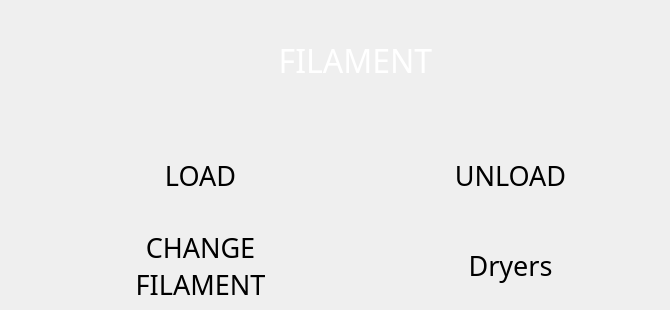
  <widget class="QWidget" name="filament_page">
   <widget class="CustomQPushButton" name="filament_unload_btn">
    <property name="geometry">
     <rect>
      <x>360</x>
      <y>140</y>
      <width>301</width>
      <height>71</height>
     </rect>
    </property>
    <property name="minimumSize">
     <size>
      <width>10</width>
      <height>10</height>
     </size>
    </property>
    <property name="font">
     <font>
      <family>Momcake</family>
      <pointsize>20</pointsize>
      <italic>false</italic>
      <stylestrategy>PreferAntialias</stylestrategy>
     </font>
    </property>
    <property name="mouseTracking">
     <bool>false</bool>
    </property>
    <property name="tabletTracking">
     <bool>true</bool>
    </property>
    <property name="contextMenuPolicy">
     <enum>Qt::NoContextMenu</enum>
    </property>
    <property name="layoutDirection">
     <enum>Qt::LeftToRight</enum>
    </property>
    <property name="styleSheet">
     <string notr="true"/>
    </property>
    <property name="text">
     <string>UNLOAD</string>
    </property>
    <property name="autoDefault">
     <bool>false</bool>
    </property>
    <property name="flat">
     <bool>true</bool>
    </property>
    <property name="class" stdset="0">
     <string>menu_btn</string>
    </property>
    <property name="borderLeftPixmap" stdset="0">
     <pixmap resource="resources/button_resources.qrc">:/button_borders/media/buttons/btn_part1.svg</pixmap>
    </property>
    <property name="borderCenterPixmap" stdset="0">
     <pixmap resource="resources/button_resources.qrc">:/button_borders/media/buttons/btn_part2.svg</pixmap>
    </property>
    <property name="borderRightPixmap" stdset="0">
     <pixmap resource="resources/button_resources.qrc">:/button_borders/media/buttons/btn_part3.svg</pixmap>
    </property>
   </widget>
   <widget class="CustomQPushButton" name="filament_load_btn">
    <property name="geometry">
     <rect>
      <x>50</x>
      <y>140</y>
      <width>301</width>
      <height>71</height>
     </rect>
    </property>
    <property name="minimumSize">
     <size>
      <width>10</width>
      <height>10</height>
     </size>
    </property>
    <property name="font">
     <font>
      <family>Momcake</family>
      <pointsize>20</pointsize>
      <italic>false</italic>
      <stylestrategy>PreferAntialias</stylestrategy>
     </font>
    </property>
    <property name="mouseTracking">
     <bool>false</bool>
    </property>
    <property name="tabletTracking">
     <bool>true</bool>
    </property>
    <property name="contextMenuPolicy">
     <enum>Qt::NoContextMenu</enum>
    </property>
    <property name="layoutDirection">
     <enum>Qt::LeftToRight</enum>
    </property>
    <property name="styleSheet">
     <string notr="true"/>
    </property>
    <property name="text">
     <string>LOAD</string>
    </property>
    <property name="autoDefault">
     <bool>false</bool>
    </property>
    <property name="flat">
     <bool>true</bool>
    </property>
    <property name="class" stdset="0">
     <string>menu_btn</string>
    </property>
    <property name="borderLeftPixmap" stdset="0">
     <pixmap resource="resources/button_resources.qrc">:/button_borders/media/buttons/btn_part1.svg</pixmap>
    </property>
    <property name="borderCenterPixmap" stdset="0">
     <pixmap resource="resources/button_resources.qrc">:/button_borders/media/buttons/btn_part2.svg</pixmap>
    </property>
    <property name="borderRightPixmap" stdset="0">
     <pixmap resource="resources/button_resources.qrc">:/button_borders/media/buttons/btn_part3.svg</pixmap>
    </property>
   </widget>
   <widget class="CustomQPushButton" name="filament_dryers_btn">
    <property name="geometry">
     <rect>
      <x>360</x>
      <y>230</y>
      <width>301</width>
      <height>71</height>
     </rect>
    </property>
    <property name="minimumSize">
     <size>
      <width>10</width>
      <height>10</height>
     </size>
    </property>
    <property name="font">
     <font>
      <family>Momcake</family>
      <pointsize>20</pointsize>
      <italic>false</italic>
      <stylestrategy>PreferAntialias</stylestrategy>
     </font>
    </property>
    <property name="mouseTracking">
     <bool>false</bool>
    </property>
    <property name="tabletTracking">
     <bool>true</bool>
    </property>
    <property name="contextMenuPolicy">
     <enum>Qt::NoContextMenu</enum>
    </property>
    <property name="layoutDirection">
     <enum>Qt::LeftToRight</enum>
    </property>
    <property name="styleSheet">
     <string notr="true"/>
    </property>
    <property name="text">
     <string>Dryers</string>
    </property>
    <property name="autoDefault">
     <bool>false</bool>
    </property>
    <property name="flat">
     <bool>true</bool>
    </property>
    <property name="class" stdset="0">
     <string>menu_btn</string>
    </property>
    <property name="borderLeftPixmap" stdset="0">
     <pixmap resource="resources/button_resources.qrc">:/button_borders/media/buttons/btn_part1.svg</pixmap>
    </property>
    <property name="borderCenterPixmap" stdset="0">
     <pixmap resource="resources/button_resources.qrc">:/button_borders/media/buttons/btn_part2.svg</pixmap>
    </property>
    <property name="borderRightPixmap" stdset="0">
     <pixmap resource="resources/button_resources.qrc">:/button_borders/media/buttons/btn_part3.svg</pixmap>
    </property>
   </widget>
   <widget class="CustomQPushButton" name="filament_change_filament_btn">
    <property name="geometry">
     <rect>
      <x>50</x>
      <y>230</y>
      <width>301</width>
      <height>71</height>
     </rect>
    </property>
    <property name="minimumSize">
     <size>
      <width>10</width>
      <height>10</height>
     </size>
    </property>
    <property name="font">
     <font>
      <family>Momcake</family>
      <pointsize>20</pointsize>
      <italic>false</italic>
      <stylestrategy>PreferAntialias</stylestrategy>
     </font>
    </property>
    <property name="mouseTracking">
     <bool>false</bool>
    </property>
    <property name="tabletTracking">
     <bool>true</bool>
    </property>
    <property name="contextMenuPolicy">
     <enum>Qt::NoContextMenu</enum>
    </property>
    <property name="layoutDirection">
     <enum>Qt::LeftToRight</enum>
    </property>
    <property name="styleSheet">
     <string notr="true"/>
    </property>
    <property name="text">
     <string>CHANGE
FILAMENT</string>
    </property>
    <property name="autoDefault">
     <bool>false</bool>
    </property>
    <property name="flat">
     <bool>true</bool>
    </property>
    <property name="class" stdset="0">
     <string>menu_btn</string>
    </property>
    <property name="borderLeftPixmap" stdset="0">
     <pixmap resource="resources/button_resources.qrc">:/button_borders/media/buttons/btn_part1.svg</pixmap>
    </property>
    <property name="borderCenterPixmap" stdset="0">
     <pixmap resource="resources/button_resources.qrc">:/button_borders/media/buttons/btn_part2.svg</pixmap>
    </property>
    <property name="borderRightPixmap" stdset="0">
     <pixmap resource="resources/button_resources.qrc">:/button_borders/media/buttons/btn_part3.svg</pixmap>
    </property>
   </widget>
   <widget class="QLabel" name="printing_title_lable">
    <property name="geometry">
     <rect>
      <x>240</x>
      <y>40</y>
      <width>231</width>
      <height>41</height>
     </rect>
    </property>
    <property name="font">
     <font>
      <family>Momcake</family>
      <pointsize>24</pointsize>
     </font>
    </property>
    <property name="layoutDirection">
     <enum>Qt::RightToLeft</enum>
    </property>
    <property name="styleSheet">
     <string notr="true">background: transparent; color: white;</string>
    </property>
    <property name="text">
     <string>FILAMENT</string>
    </property>
    <property name="alignment">
     <set>Qt::AlignCenter</set>
    </property>
    <property name="class" stdset="0">
     <string>title_text</string>
    </property>
   </widget>
  </widget>
